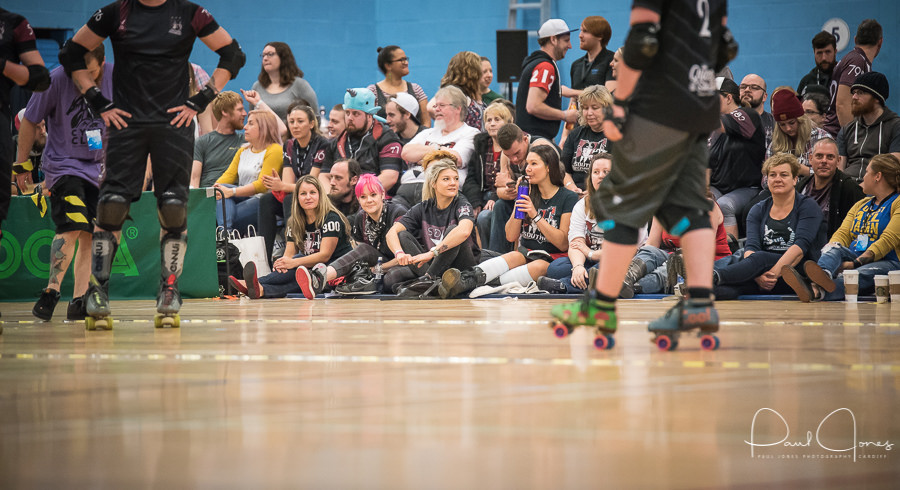
#> input picture dasar_haartrain/negative/24083381108.jpg, 900 x 490 px; its folder holds 4 pictures in this run
$ python convert_n_renamee.py
#> lines starting #> are read from the running program, lines starting #| are printed output that depends on the picture
import cv2 as cv
import glob
import os

count = 1

for file in glob.glob('*.jpg'):
    name = os.path.basename(file)[:-4]

    img = cv.imread(file)
#> img is the input picture: shape (490, 900, 3); mean B, G, R 104.4, 115.5, 125.9
    resized_img = cv.resize(img, (640, 480))
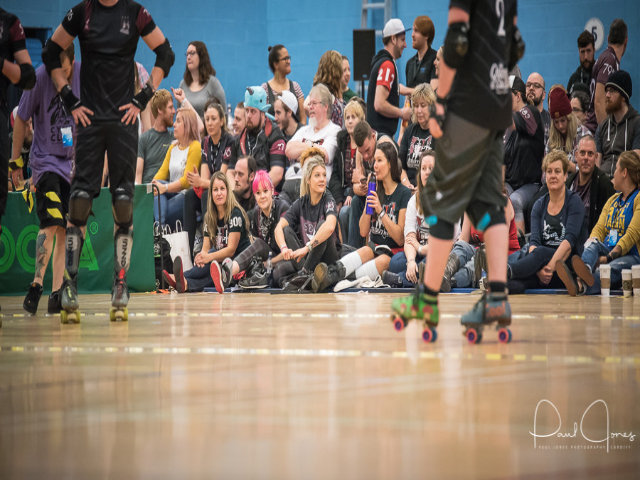
#> resized_img: shape (480, 640, 3); mean B, G, R 104.3, 115.3, 125.8
    cv.imwrite(file,resized_img)
    print(count,'done')
    count+=1
#> pass 2 of the loop `for file in glob.glob('*.jpg'):`:
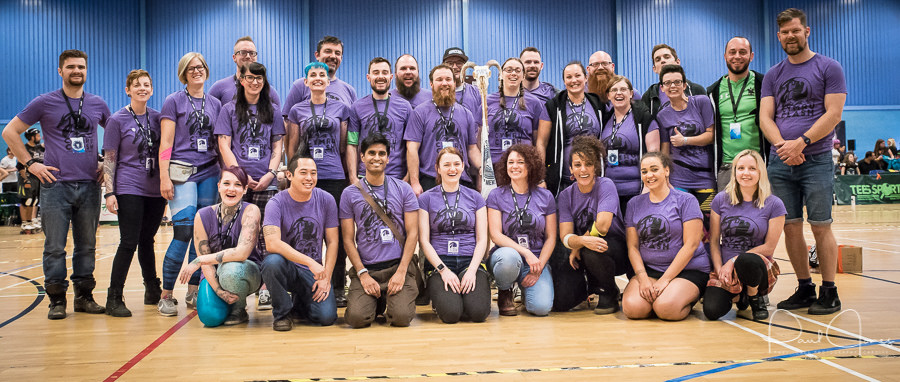
#> input picture dasar_haartrain/negative/24083384628.jpg, 900 x 382 px
#> img is the input picture: shape (382, 900, 3); mean B, G, R 124.4, 119.2, 130.8
#> `resized_img = cv.resize(img, (640, 480))`:
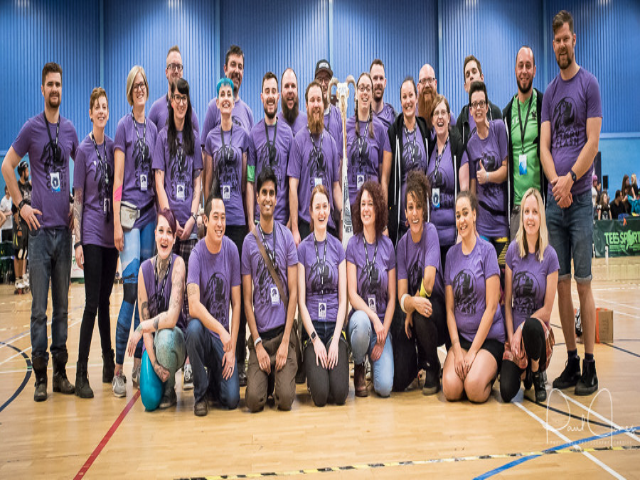
#> resized_img: shape (480, 640, 3); mean B, G, R 124.3, 119.1, 130.7
#> pass 3 of the loop `for file in glob.glob('*.jpg'):`:
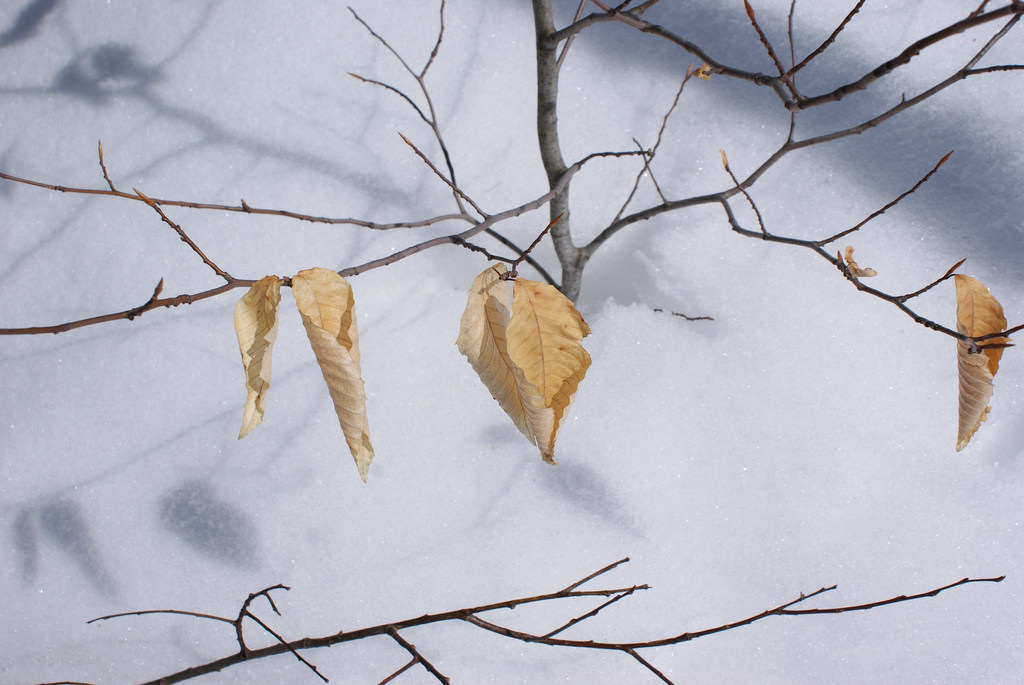
#> input picture dasar_haartrain/negative/24223832628.jpg, 1024 x 685 px
#> img is the input picture: shape (685, 1024, 3); mean B, G, R 191.8, 182.1, 181.9
#> `resized_img = cv.resize(img, (640, 480))`:
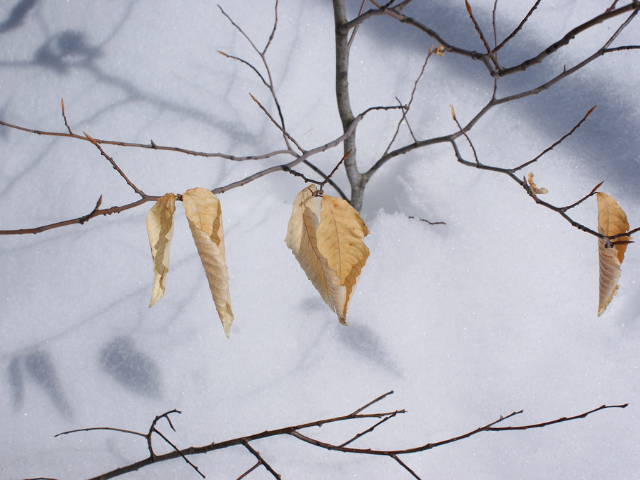
#> resized_img: shape (480, 640, 3); mean B, G, R 191.7, 182, 181.8
#> the loop made 4 passes; the first 3 are shown
